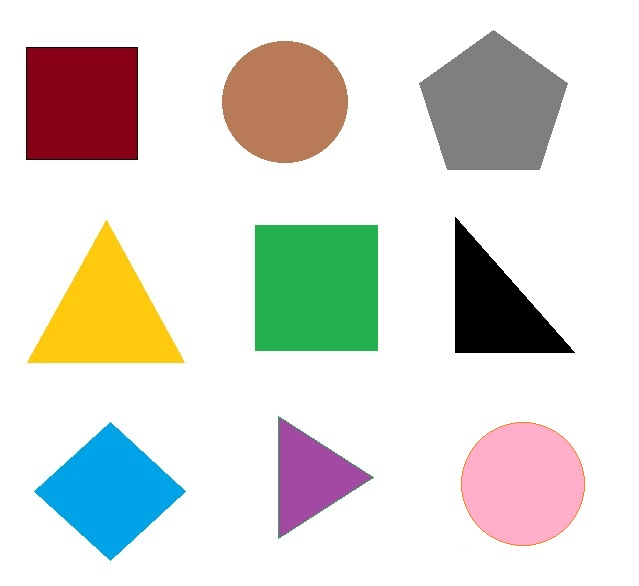
#> input picture shape.jpg, 639 x 586 px
$ python detectshape.py
#> lines starting #> are read from the running program, lines starting #| are printed output that depends on the picture; after the words box and inside, x2 and y2 are one past the last pixel; in counts of white or black regions, pixels touching at a corner belong together
import cv2
img = cv2.imread('shape.jpg')
#> img is the input picture: shape (586, 639, 3); mean B, G, R 212.2, 218.5, 219.9
img2 = img.copy()
img = cv2.cvtColor(img,cv2.COLOR_BGR2GRAY)
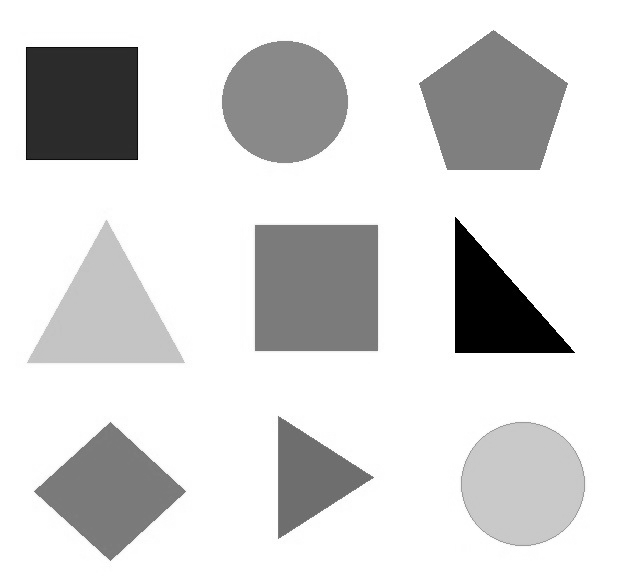
#> img: shape (586, 639); min 0, max 255, mean 218.2
canny = cv2.Canny(img,150,200)
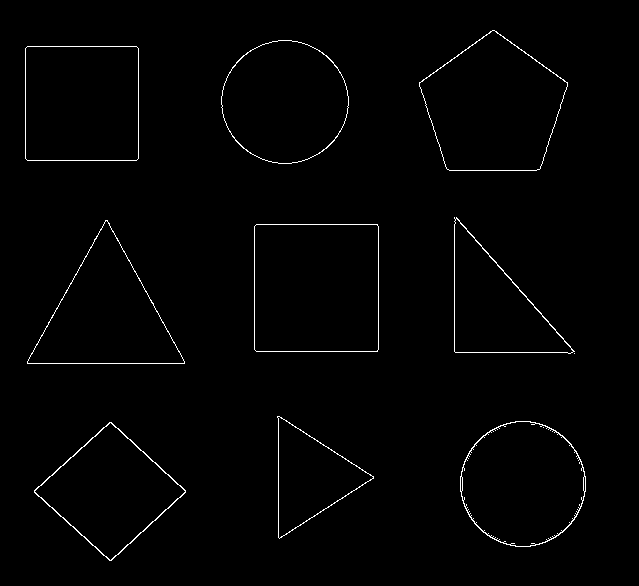
#> canny: shape (586, 639); 1.2% white in thin lines or dots, all inside (x1, y1, x2, y2) = (25, 30, 586, 561)
contours , hierarchy = cv2.findContours(canny, cv2.RETR_EXTERNAL , cv2.CHAIN_APPROX_NONE)
#> contours = 10 contours, 1 with area under 20; largest, box (x1, y1, x2, y2) and area: (254, 224, 379, 352) 15741, (419, 30, 568, 171) 14517, (25, 46, 139, 161) 12874, (460, 421, 586, 547) 12214, (221, 40, 349, 164) 12143

for cnt in contours:
    cv2.drawContours(img2,cnt,-1,(255,0,0),4) #畫布 化的東西 -1代表全畫 顏色 線的粗度
    area = cv2.contourArea(cnt)
    if area >500:
        #print(cv2.arcLength(cnt,True))#(target , 是否閉合)
        peri = cv2.arcLength(cnt,True)
        vertices = cv2.approxPolyDP(cnt,peri*0.02,True)
        corners = len(vertices)
        x, y, w, h = cv2.boundingRect(vertices)
        cv2.rectangle(img2,(x,y),(x+w,y+h),(0,255,0),4)
        if corners == 3:
            cv2.putText(img2,'triangle',(x,y-10),cv2.FONT_HERSHEY_SIMPLEX,1,(0,0,255),4)
        if corners == 4:
            cv2.putText(img2,'rectangle',(x,y-10),cv2.FONT_HERSHEY_SIMPLEX,1,(0,0,255),4)
        if corners == 5:
            cv2.putText(img2,'pentagon',(x,y-10),cv2.FONT_HERSHEY_SIMPLEX,1,(0,0,255),4)
        if corners == 8:
            cv2.putText(img2,'circle',(x,y-10),cv2.FONT_HERSHEY_SIMPLEX,1,(0,0,255),4)
#> this loop made 10 passes
#> (area, peri, vertices, corners, x, y, w, h) on passes 1, 3, 5, 6, 7, 8: (10692, 418.7, [[109, 422], [34, 492], [111, 560], [185, 490]], 4, 34, 422, 152, 139), (5917, 364.5, [[277, 416], [279, 538], [373, 476]], 3, 277, 416, 97, 123), (15741, 498.5, [[256, 224], [254, 349], [377, 351], [377, 224]], 4, 254, 224, 124, 128), (11469.5, 509.2, [[105, 220], [27, 363], [184, 363]], 3, 27, 220, 158, 144), (8280, 445, [[454, 217], [454, 351], [574, 351]], 3, 454, 217, 121, 135), (12874, 449.3, [[27, 46], [25, 158], [136, 160], [138, 48]], 4, 25, 46, 114, 115)
#> (area, peri, corners, x, y, w, h) on passes 2, 9, 10: (12214, 413.3, 8, 460, 421, 126, 126), (12143, 415, 8, 221, 40, 128, 124), (14517, 481.9, 5, 419, 30, 149, 141)
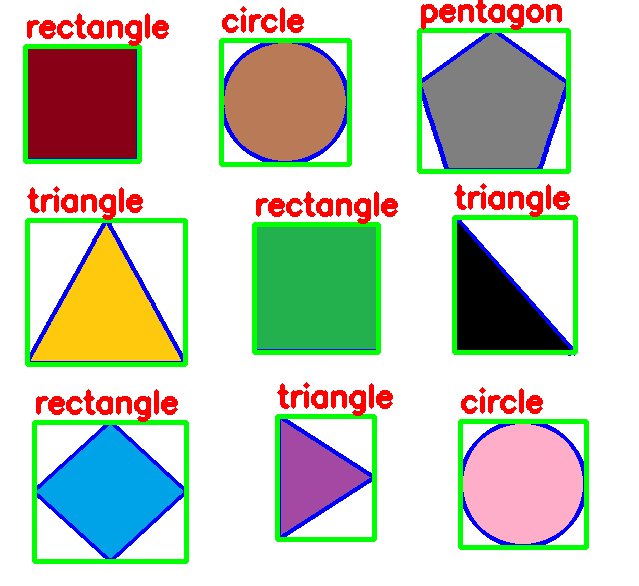
#> img2: shape (586, 639, 3); 12.1% of pixels changed, all inside (x1, y1, x2, y2) = (23, 0, 589, 564)

cv2.imshow('img', img)
cv2.imshow('canny',canny)
cv2.imshow('img2',img2)
cv2.waitKey(0)
